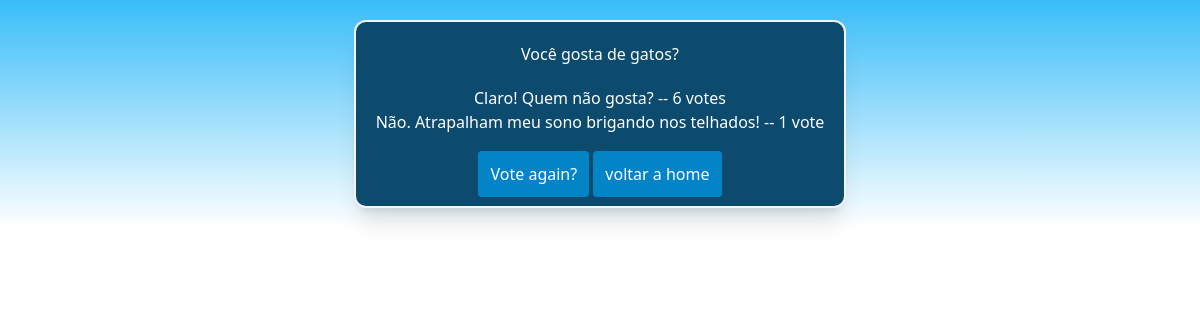
Before: /polls/34/results/ with the older database file.
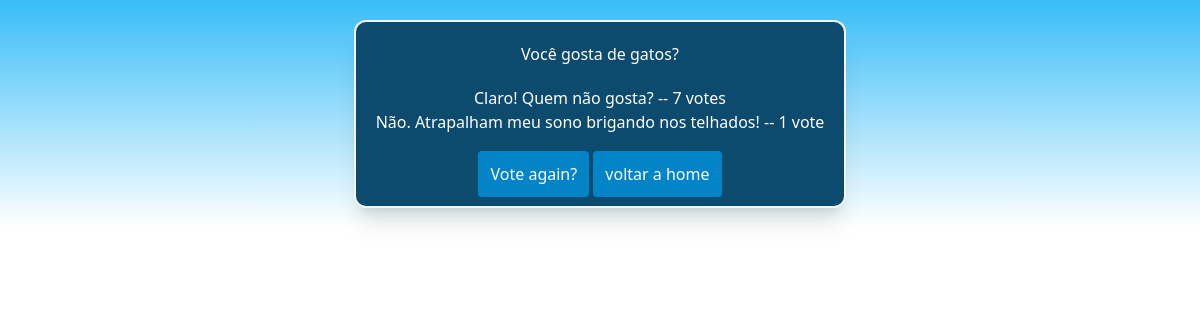
After: the same page with the newer database file.
### polls/models.py (models this page shows, shortened)
class Choice(models.Model):
    question = models.ForeignKey(Question, on_delete=models.CASCADE)
    choice_text = models.CharField(max_length=200)
    votes = models.IntegerField(default=0)

### polls/views.py (the view)
# urls.py: path("<int:pk>/results/", views.ResultsView.as_view(), name="results"),
class ResultsView(generic.DetailView):
  template_name = "polls/results.html"
  model = Question

### polls/templates/polls/results.html (shortened to what this page needs)
<!DOCTYPE html>
{% load static %}
<html lang="en">
<head>
    <script src="https://cdn.tailwindcss.com"></script>
</head>
<body class="flex flex-col items-center bg-gradient-to-b from-sky-400 bg-no-repeat">
  <div class="flex text-center items-center justify-center flex-col rounded-xl bg-sky-900 text-white p-5 m-5 border-2 border-zinc-100 shadow-xl">
    <h1 class="mb-5">{{ question.question_text}}</h1>
        {% for choice in question.choice_set.all %}
        <p>{{ choice.choice_text }} -- {{ choice.votes}} vote{{ choice.votes|pluralize }}</p>
        {% endfor %}
    <div class="mt-7">
      <a class="bg-sky-600 rounded p-3" href="{% url 'polls:detail' question.id%}">Vote again?</a>
      <a class="bg-sky-600 rounded p-3" href="{% url 'polls:index' %}">voltar a home</a>
    </div>
  </div>
</body>
</html>

Changed rows visible on the page:
changed Choice "Claro! Quem não gosta?": votes "6" → "7"
